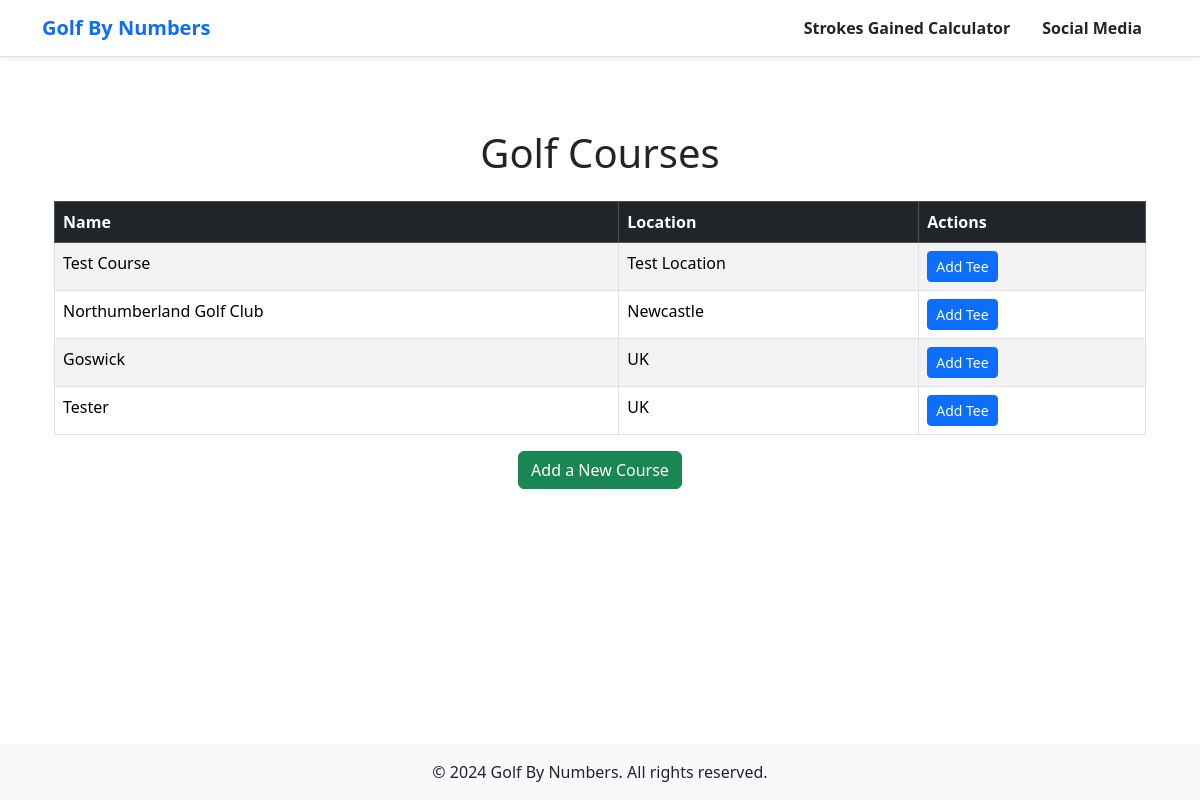
Screenshot of /courses with the database file from the repository.
### models/course.py (models this page shows)
class Course(db.Model):
    __tablename__ = 'courses'
    courseID = db.Column(db.Integer, primary_key=True)
    name = db.Column(db.String(120), nullable=False)
    location = db.Column(db.String(200))
    tees = relationship("Tee", back_populates="course", cascade="all, delete-orphan")
    holes = relationship("Hole", back_populates="course", cascade="all, delete-orphan")
    rounds = db.relationship("Round", back_populates="course")

### app.py (the view)
@app.route('/courses')
def view_courses():
    courses = Course.query.all()
    return render_template('courses.html', courses=courses)

### templates/courses.html (shortened to what this page needs)
{% extends "base.html" %}
{% block content %}
<div class="container mt-5">
    <h1 class="text-center mb-4">Golf Courses</h1>
    <table class="table table-striped table-bordered">
        <thead class="table-dark">
            <tr>
                <th>Name</th>
                <th>Location</th>
                <th>Actions</th>
            </tr>
        </thead>
        <tbody>
            {% for course in courses %}
            <tr>
                <td>{{ course.name }}</td>
                <td>{{ course.location }}</td>
                <td>
                    <a href="{{ url_for('add_tee', course_id=course.courseID) }}" class="btn btn-primary btn-sm">Add Tee</a>
                </td>
            </tr>
            {% endfor %}
        </tbody>
    </table>
    <div class="text-center mt-3">
        <a href="/add_course" class="btn btn-success">Add a New Course</a>
    </div>
</div>
{% endblock %}

### templates/base.html (shortened to what this page needs)
<!DOCTYPE html>
<html lang="en">
<head>
    <link href="https://cdn.jsdelivr.net/npm/bootstrap@5.3.3/dist/css/bootstrap.min.css" rel="stylesheet">
    <link rel="stylesheet" href="{{ url_for('static', filename='styles.css') }}">
</head>
<body class="d-flex flex-column min-vh-100">
    <nav class="navbar navbar-expand-lg bg-white shadow-sm border-bottom">
        <div class="container">
            <a class="navbar-brand text-primary fw-bold" href="/">
                Golf By Numbers
            </a>
            <div class="collapse navbar-collapse" id="navbarNav">
                <ul class="navbar-nav ms-auto">
                    <li class="nav-item">
                        <a class="nav-link text-dark fw-semibold px-3" href="/">Strokes Gained Calculator</a>
                    </li>
                    <li class="nav-item">
                        <a class="nav-link text-dark fw-semibold px-3" href="/social">Social Media</a>
                    </li>
                </ul>
            </div>
        </div>
    </nav>
    <div class="container mt-4 flex-grow-1">
        {% block content %}{% endblock %}
    </div>
    <footer class="bg-light text-center text-lg-start mt-auto">
        <div class="text-center p-3">
            &copy; 2024 Golf By Numbers. All rights reserved.
        </div>
    </footer>
</body>
</html>

### static/styles.css (style rules this page uses)
.navbar { border-color: #ddd; }

### rows the page displays
Course: name "Test Course", location "Test Location"
Course: name "Northumberland Golf Club", location "Newcastle"
Course: name "Goswick", location "UK"
Course: name "Tester", location "UK"
